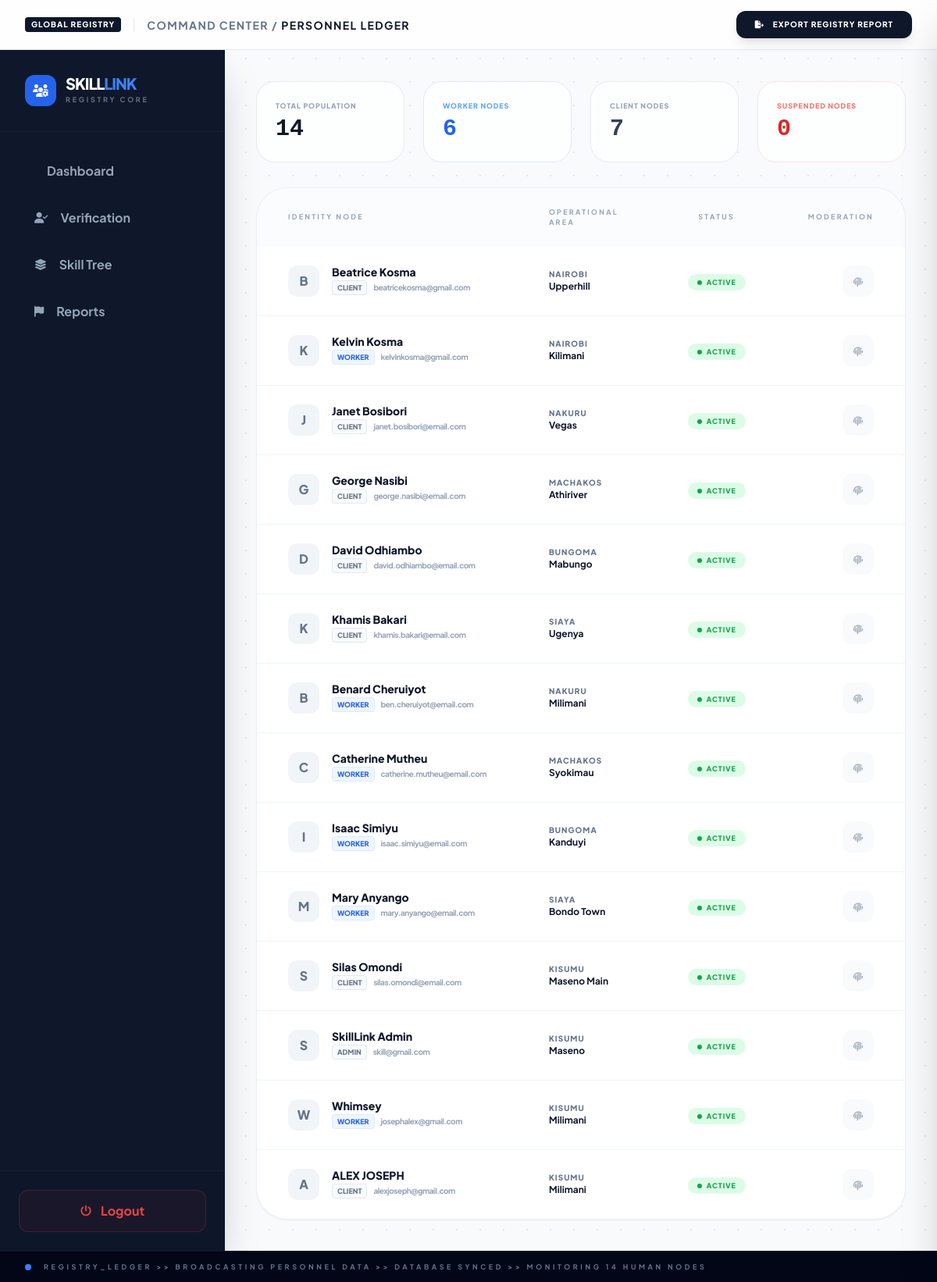
Screenshot of /admin/users_registry.php (signed in) with the database file from the repository.
### tables this page shows
CREATE TABLE `users` (
  `id` int(11) NOT NULL,
  `full_name` varchar(255) NOT NULL,
  `email` varchar(255) NOT NULL,
  `phone` varchar(20) NOT NULL,
  `county` varchar(100) NOT NULL,
  `area` varchar(100) NOT NULL,
  `password` varchar(255) NOT NULL,
  `role` enum('client','worker','admin') NOT NULL,
  `status` enum('active','suspended') DEFAULT 'active',
  `created_at` timestamp NOT NULL DEFAULT current_timestamp()
);

### admin/users_registry.php (the view, shortened to what this page needs)
<?php
$base_path = dirname(__DIR__) . DIRECTORY_SEPARATOR;
require_once $base_path . 'includes' . DIRECTORY_SEPARATOR . 'config.php';
try {
    $counts = [
        'total'     => $conn->query("SELECT COUNT(*) FROM users")->fetch_row()[0] ?? 0,
        'workers'   => $conn->query("SELECT COUNT(*) FROM users WHERE role='worker'")->fetch_row()[0] ?? 0,
        'clients'   => $conn->query("SELECT COUNT(*) FROM users WHERE role='client'")->fetch_row()[0] ?? 0,
        'suspended' => $conn->query("SELECT COUNT(*) FROM users WHERE status='suspended'")->fetch_row()[0] ?? 0,
    ];
    $where_clauses = [];
    $where_sql = count($where_clauses) > 0 ? "WHERE " . implode(' AND ', $where_clauses) : "";
    $registry = $conn->query("SELECT id, full_name, email, phone, role, status, county, area FROM users $where_sql ORDER BY created_at DESC");
} catch (Exception $e) {
    error_log("Registry Error: " . $e->getMessage());
}
?>
<!DOCTYPE html>
<html lang="en" class="h-full bg-slate-50">
<head>
    <script src="https://cdn.tailwindcss.com"></script>
    <link rel="stylesheet" href="https://cdnjs.cloudflare.com/ajax/libs/font-awesome/6.4.0/css/all.min.css">
</head>
<body class="h-screen overflow-hidden flex flex-col blueprint-bg text-slate-900">
    <header class="h-16 shrink-0 bg-white/80 backdrop-blur-md border-b border-slate-200 flex items-center justify-between px-8 z-50">
        <div class="flex items-center gap-4">
            <span class="text-[10px] font-black bg-slate-900 text-white px-2 py-0.5 rounded tracking-widest uppercase">Global Registry</span>
            <h1 class="text-sm font-bold text-slate-500 uppercase tracking-widest">Command Center / <span class="text-slate-900">Personnel Ledger</span></h1>
        </div>
        <a href="?export=csv" class="bg-slate-900 text-white text-[10px] font-black px-6 py-2.5 rounded-xl uppercase tracking-widest hover:bg-blue-600 transition-all shadow-lg">
            <i class="fas fa-file-export mr-2"></i> Export Registry Report
        </a>
    </header>
    <div class="flex flex-1 overflow-hidden">
        <aside class="w-72 bg-slate-900 text-white flex flex-col h-full flex-none shadow-2xl z-40 relative">
            <div class="p-8 border-b border-slate-800/50">
                <div class="flex items-center gap-3">
                    <div class="w-10 h-10 bg-blue-600 rounded-xl flex items-center justify-center">
                        <i class="fas fa-users-gear text-white"></i>
                    </div>
                    <div>
                        <h2 class="text-xl font-black tracking-tighter uppercase leading-none">Skill<span class="text-blue-500">Link</span></h2>
                        <p class="text-[9px] uppercase tracking-[0.3em] text-slate-500 font-bold mt-1">Registry Core</p>
                    </div>
                </div>
            </div>
            <nav class="flex-1 p-6 space-y-2 overflow-y-auto custom-scrollbar">
                <a href="dashboard.php" class="flex items-center gap-4 px-5 py-3.5 text-slate-400 hover:text-white hover:bg-slate-800/50 rounded-xl font-bold transition-all group">
                    <i class="fas fa-grid-2 text-sm"></i> Dashboard
                </a>
                <a href="verifications.php" class="flex items-center gap-4 px-5 py-3.5 text-slate-400 hover:text-white hover:bg-slate-800/50 rounded-xl font-bold transition-all group">
                    <i class="fas fa-user-check text-sm"></i> Verification
                </a>
                <a href="skills.php" class="flex items-center gap-4 px-5 py-3.5 text-slate-400 hover:text-white hover:bg-slate-800/50 rounded-xl font-bold transition-all group">
                    <i class="fas fa-layer-group text-sm"></i> Skill Tree
                </a>
                <a href="reports.php" class="flex items-center gap-4 px-5 py-3.5 text-slate-400 hover:text-white hover:bg-slate-800/50 rounded-xl font-bold transition-all group">
                    <i class="fas fa-flag text-sm"></i> Reports
                </a>
            </nav>
            <div class="p-6 border-t border-slate-800/50 bg-slate-900/50">
                <a href="../auth/logout.php" class="flex items-center justify-center gap-3 w-full py-3.5 bg-red-500/5 text-red-500 rounded-xl font-bold hover:bg-red-500 hover:text-white transition-all border border-red-500/20">
                    <i class="fas fa-power-off text-sm"></i> Logout
                </a>
            </div>
        </aside>
        <main class="flex-1 overflow-y-auto custom-scrollbar p-10 space-y-8">
            <div class="grid grid-cols-1 md:grid-cols-4 gap-6">
                <div class="hud-card p-6 rounded-3xl">
                    <p class="text-[9px] font-black text-slate-400 uppercase tracking-widest mb-1">Total Population</p>
                    <p class="text-3xl font-black text-slate-900 font-mono"><?= $counts['total'] ?></p>
                </div>
                <div class="hud-card p-6 rounded-3xl border-blue-100">
                    <p class="text-[9px] font-black text-blue-400 uppercase tracking-widest mb-1">Worker Nodes</p>
                    <p class="text-3xl font-black text-blue-600 font-mono"><?= $counts['workers'] ?></p>
                </div>
                <div class="hud-card p-6 rounded-3xl">
                    <p class="text-[9px] font-black text-slate-400 uppercase tracking-widest mb-1">Client Nodes</p>
                    <p class="text-3xl font-black text-slate-700 font-mono"><?= $counts['clients'] ?></p>
                </div>
                <div class="hud-card p-6 rounded-3xl border-red-100">
                    <p class="text-[9px] font-black text-red-400 uppercase tracking-widest mb-1">Suspended Nodes</p>
                    <p class="text-3xl font-black text-red-600 font-mono"><?= $counts['suspended'] ?></p>
                </div>
            </div>
            <div class="bg-white rounded-[2.5rem] shadow-sm border border-slate-200/60 overflow-hidden">
                <div class="overflow-x-auto">
                    <table class="w-full text-left">
                        <thead>
                            <tr class="text-[9px] uppercase tracking-[0.25em] text-slate-400 font-black bg-slate-50/50">
                                <th class="px-10 py-6">Identity Node</th>
                                <th class="px-10 py-6">Operational Area</th>
                                <th class="px-10 py-6 text-center">Status</th>
                                <th class="px-10 py-6 text-right">Moderation</th>
                            </tr>
                        </thead>
                        <tbody class="divide-y divide-slate-100">
                            <?php while($user = $registry->fetch_assoc()): ?>
                            <tr id="row-<?= $user['id'] ?>" class="hover:bg-blue-50/20 transition-all group cursor-pointer" onclick="examineNode(<?= $user['id'] ?>)">
                                <td class="px-10 py-6">
                                    <div class="flex items-center gap-4">
                                        <div id="avatar-<?= $user['id'] ?>" class="w-10 h-10 rounded-xl bg-slate-100 flex items-center justify-center font-black text-slate-500 group-hover:bg-blue-600 group-hover:text-white transition-all">
                                            <?= strtoupper(substr($user['full_name'], 0, 1)) ?>
                                        </div>
                                        <div>
                                            <p id="t-name-<?= $user['id'] ?>" class="text-sm font-extrabold text-slate-900 leading-none mb-1"><?= htmlspecialchars($user['full_name']) ?></p>
                                            <div class="flex items-center gap-2">
                                                <span class="text-[9px] font-black uppercase px-1.5 py-0.5 rounded border <?= $user['role'] === 'worker' ? 'bg-blue-50 text-blue-600 border-blue-100' : 'bg-slate-50 text-slate-500 border-slate-200' ?>"><?= $user['role'] ?></span>
                                                <span class="text-[10px] text-slate-400 font-bold tracking-tighter"><?= htmlspecialchars($user['email']) ?></span>
                                            </div>
                                        </div>
                                    </div>
                                </td>
                                <td class="px-10 py-6">
                                    <p id="t-county-<?= $user['id'] ?>" class="text-[10px] font-black text-slate-500 uppercase tracking-widest"><?= htmlspecialchars($user['county']) ?></p>
                                    <p id="t-area-<?= $user['id'] ?>" class="text-xs font-bold text-slate-900"><?= htmlspecialchars($user['area']) ?></p>
                                </td>
                                <td class="px-10 py-6 text-center">
                                    <span id="badge-<?= $user['id'] ?>" class="status-badge inline-flex items-center gap-1.5 px-3 py-1 rounded-full text-[9px] font-black uppercase tracking-widest <?= $user['status'] === 'active' ? 'bg-green-100 text-green-600' : 'bg-red-100 text-red-600' ?>">
                                        <span class="pulse-dot w-1.5 h-1.5 rounded-full bg-current <?= $user['status'] === 'active' ? 'animate-pulse' : '' ?>"></span>
                                        <span class="status-text"><?= $user['status'] ?></span>
                                    </span>
                                </td>
                                <td class="px-10 py-6 text-right">
                                    <button class="w-10 h-10 rounded-xl bg-slate-50 text-slate-400 group-hover:bg-slate-900 group-hover:text-white transition-all">
                                        <i class="fas fa-fingerprint text-xs"></i>
                                    </button>
                                </td>
                            </tr>
                            <?php endwhile; ?>
                        </tbody>
                    </table>
                </div>
            </div>
        </main>
    </div>
    <footer class="h-10 shrink-0 bg-slate-950 border-t border-slate-900 flex items-center px-8 z-50">
        <div class="flex items-center gap-4">
            <span class="w-2 h-2 bg-blue-500 rounded-full animate-ping"></span>
            <p class="text-[9px] font-bold text-slate-500 uppercase tracking-[0.4em] whitespace-nowrap">
                REGISTRY_LEDGER >> BROADCASTING PERSONNEL DATA >> DATABASE SYNCED >> MONITORING <?= $counts['total'] ?> HUMAN NODES
            </p>
        </div>
    </footer>
</body>
</html>

### admin/users_registry.php (style rules this page uses)
body { font-family: 'Plus Jakarta Sans', sans-serif; }
.font-mono { font-family: 'JetBrains Mono', monospace; }
.blueprint-bg { background-image: radial-gradient(#e2e8f0 1.1px, transparent 1.1px); background-size: 30px 30px; }
.hud-card { background: rgba(255, 255, 255, 0.7); backdrop-filter: blur(12px); border: 1px solid rgba(226, 232, 240, 0.8); transition: all 0.3s ease; }

### rows the page displays
users: full_name "B", full_name "Beatrice Kosma", role "CLIENT", email "beatricekosma@gmail.com", county "NAIROBI", area "Upperhill", status "ACTIVE"
users: full_name "K", full_name "Kelvin Kosma", role "WORKER", email "kelvinkosma@gmail.com", county "NAIROBI", area "Kilimani", status "ACTIVE"
users: full_name "J", full_name "Janet Bosibori", role "CLIENT", email "janet.bosibori@email.com", county "NAKURU", area "Vegas", status "ACTIVE"
users: full_name "G", full_name "George Nasibi", role "CLIENT", email "george.nasibi@email.com", county "MACHAKOS", area "Athiriver", status "ACTIVE"
users: full_name "D", full_name "David Odhiambo", role "CLIENT", email "david.odhiambo@email.com", county "BUNGOMA", area "Mabungo", status "ACTIVE"
users: full_name "K", full_name "Khamis Bakari", role "CLIENT", email "khamis.bakari@email.com", county "SIAYA", area "Ugenya", status "ACTIVE"
users: full_name "B", full_name "Benard Cheruiyot", role "WORKER", email "ben.cheruiyot@email.com", county "NAKURU", area "Milimani", status "ACTIVE"
users: full_name "C", full_name "Catherine Mutheu", role "WORKER", email "catherine.mutheu@email.com", county "MACHAKOS", area "Syokimau", status "ACTIVE"
users: full_name "I", full_name "Isaac Simiyu", role "WORKER", email "isaac.simiyu@email.com", county "BUNGOMA", area "Kanduyi", status "ACTIVE"
users: full_name "M", full_name "Mary Anyango", role "WORKER", email "mary.anyango@email.com", county "SIAYA", area "Bondo Town", status "ACTIVE"
users: full_name "S", full_name "Silas Omondi", role "CLIENT", email "silas.omondi@email.com", county "KISUMU", area "Maseno Main", status "ACTIVE"
users: full_name "S", full_name "SkillLink Admin", role "ADMIN", email "skill@gmail.com", county "KISUMU", area "Maseno", status "ACTIVE"
users: full_name "W", full_name "Whimsey", role "WORKER", email "josephalex@gmail.com", county "KISUMU", area "Milimani", status "ACTIVE"
users: full_name "A", full_name "ALEX JOSEPH", role "CLIENT", email "alexjoseph@gmail.com", county "KISUMU", area "Milimani", status "ACTIVE"

### other values shown
$counts['total'] "14"
$counts['workers'] "6"
$counts['clients'] "7"
$counts['suspended'] "0"
